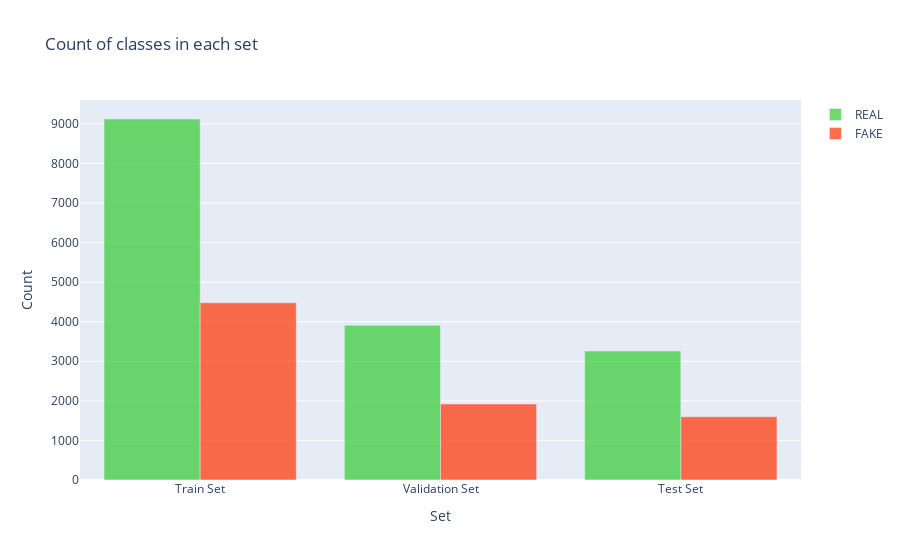

Write notebook code for a chart like this one.
### Code cell
y = dict()

y[0] = []
y[1] = []

for set_name in (np.array(Train_set['label']), np.array(Val_set['label']), np.array(Test_set['label'])):
    y[0].append(np.sum(set_name == 'REAL'))
    y[1].append(np.sum(set_name == 'FAKE'))

trace0 = go.Bar(
    x=['Train Set', 'Validation Set', 'Test Set'],
    y=y[0],
    name='REAL',
    marker=dict(color='#33cc33'),
    opacity=0.7
)
trace1 = go.Bar(
    x=['Train Set', 'Validation Set', 'Test Set'],
    y=y[1],
    name='FAKE',
    marker=dict(color='#ff3300'),
    opacity=0.7
)

data = [trace0, trace1]
layout = go.Layout(
    title='Count of classes in each set',
    xaxis={'title': 'Set'},
    yaxis={'title': 'Count'}
)

fig = go.Figure(data, layout)
iplot(fig)

### Figure 1 — Plotly figure (JSON) as saved in the notebook; plotly's stock layout.template omitted (floating-point values rounded to 4 significant figures)
{"data": [{"marker": {"color": "#33cc33"}, "name": "REAL", "opacity": 0.7, "type": "bar", "x": ["Train Set", "Validation Set", "Test Set"], "y": [9123, 3911, 3259]}, {"marker": {"color": "#ff3300"}, "name": "FAKE", "opacity": 0.7, "type": "bar", "x": ["Train Set", "Validation Set", "Test Set"], "y": [4480, 1920, 1600]}], "layout": {"title": {"text": "Count of classes in each set"}, "xaxis": {"title": {"text": "Set"}}, "yaxis": {"title": {"text": "Count"}}}}
